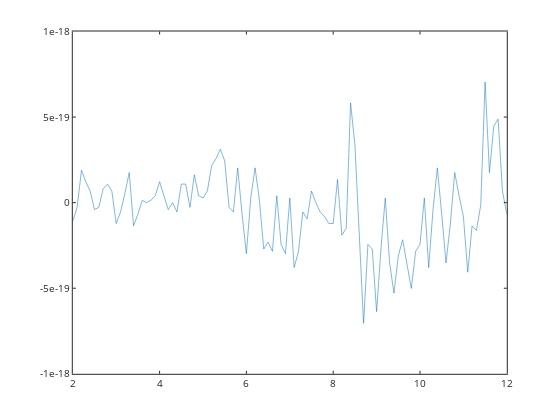

The cell this chart's notebook holds for it:
### Code cell
plot(pH,err)

### Figure 1 — Plotly figure (JSON) as saved in the notebook; plotly's stock layout.template omitted (floating-point values rounded to 4 significant figures)
{"data": [{"line": {"color": "rgb(0,113,188)", "dash": "solid", "width": 0.5}, "marker": {"color": "rgb(0,113,188)", "line": {"color": "rgb(0,113,188)"}, "size": 6, "symbol": "none"}, "mode": "lines", "name": "", "showlegend": false, "type": "scatter", "visibility": true, "x": [2, 2.1, 2.2, 2.3, 2.4, 2.5, 2.6, 2.7, 2.8, 2.9, 3, 3.1, 3.2, 3.3, 3.4, 3.5, 3.6, 3.7, 3.8, 3.9, 4, 4.1, 4.2, 4.3, 4.4, 4.5, 4.6, 4.7, 4.8, 4.9, 5, 5.1, 5.2, 5.3, 5.4, 5.5, 5.6, 5.7, 5.8, 5.9, 6, 6.1, 6.2, 6.3, 6.4, 6.5, 6.6, 6.7, 6.8, 6.9, 7, 7.1, 7.2, 7.3, 7.4, 7.5, 7.6, 7.7, 7.8, 7.9, 8, 8.1, 8.2, 8.3, 8.4, 8.5, 8.6, 8.7, 8.8, 8.9, 9, 9.1, 9.2, 9.3, 9.4, 9.5, 9.6, 9.7, 9.8, 9.9, 10, 10.1, 10.2, 10.3, 10.4, 10.5, 10.6, 10.7, 10.8, 10.9, 11, 11.1, 11.2, 11.3, 11.4, 11.5, 11.6, 11.7, 11.8, 11.9, 12], "xaxis": "x", "y": [-1.084e-19, -2.711e-20, 1.897e-19, 1.22e-19, 6.776e-20, -4.066e-20, -2.711e-20, 8.132e-20, 1.084e-19, 6.776e-20, -1.22e-19, -5.421e-20, 5.421e-20, 1.762e-19, -1.355e-19, -6.776e-20, 1.355e-20, 0, 1.355e-20, 4.066e-20, 1.22e-19, 4.066e-20, -4.066e-20, 0, -5.421e-20, 1.084e-19, 1.084e-19, -2.711e-20, 1.626e-19, 4.066e-20, 2.711e-20, 6.776e-20, 2.168e-19, 2.575e-19, 3.117e-19, 2.439e-19, -2.711e-20, -5.421e-20, 2.033e-19, -6.776e-20, -2.982e-19, 2.711e-20, 2.033e-19, 1.355e-20, -2.711e-19, -2.304e-19, -2.846e-19, 4.066e-20, -2.439e-19, -2.982e-19, 2.711e-20, -3.795e-19, -2.846e-19, -5.421e-20, -9.487e-20, 6.776e-20, 0, -5.421e-20, -8.132e-20, -1.22e-19, -1.22e-19, 1.355e-19, -1.897e-19, -1.491e-19, 5.828e-19, 3.388e-19, -1.897e-19, -7.047e-19, -2.439e-19, -2.711e-19, -6.37e-19, -2.711e-19, 2.711e-20, -3.524e-19, -5.285e-19, -3.117e-19, -2.168e-19, -3.659e-19, -5.014e-19, -2.846e-19, -2.439e-19, 2.711e-20, -3.795e-19, -4.066e-20, 2.033e-19, -6.776e-20, -3.524e-19, -1.22e-19, 1.762e-19, 4.066e-20, -8.132e-20, -4.066e-19, -1.355e-19, -1.626e-19, -1.355e-20, 7.047e-19, 1.762e-19, 4.472e-19, 4.879e-19, 6.776e-20, -6.776e-20], "yaxis": "y"}], "layout": {"height": 420, "hovermode": "closest", "margin": {"b": 0, "l": 0, "r": 0, "t": 0}, "plot_bgcolor": "rgba(0,0,0,0)", "showlegend": false, "width": 560, "xaxis": {"anchor": "y", "autorange": false, "domain": [0.13, 0.905], "exponentformat": "none", "gridcolor": "rgba(38,38,38,0.15)", "gridwidth": 1, "linecolor": "rgb(38,38,38)", "linewidth": 1, "mirror": "ticks", "range": [2, 12], "showgrid": false, "showline": true, "side": "bottom", "spikedash": "solid", "spikemode": "across", "spikesides": false, "spikethickness": 1, "tickangle": 0, "tickcolor": "rgb(38,38,38)", "tickfont": {"color": "rgb(38,38,38)", "size": 10}, "ticklen": 3, "ticks": "inside", "ticktext": ["2", "4", "6", "8", "10", "12"], "tickvals": [2, 4, 6, 8, 10, 12], "title": {"font": {"color": "rgb(0,0,0)", "size": 11}, "text": ""}, "type": "linear", "visible": true, "zeroline": false}, "yaxis": {"anchor": "x", "autorange": false, "domain": [0.11, 0.925], "exponentformat": "none", "gridcolor": "rgba(38,38,38,0.15)", "gridwidth": 1, "linecolor": "rgb(38,38,38)", "linewidth": 1, "mirror": "ticks", "range": [-1e-18, 1e-18], "showgrid": false, "showline": true, "side": "left", "spikedash": "solid", "spikemode": "across", "spikesides": false, "spikethickness": 1, "tickangle": 0, "tickcolor": "rgb(38,38,38)", "tickfont": {"color": "rgb(38,38,38)", "size": 10}, "ticklen": 3, "ticks": "inside", "ticktext": ["-1e-18", "-5e-19", "0", "5e-19", "1e-18"], "tickvals": [-1e-18, -5e-19, 0, 5e-19, 1e-18], "title": {"font": {"color": "rgb(0,0,0)", "size": 11}, "text": ""}, "type": "linear", "visible": true, "zeroline": false}}}
